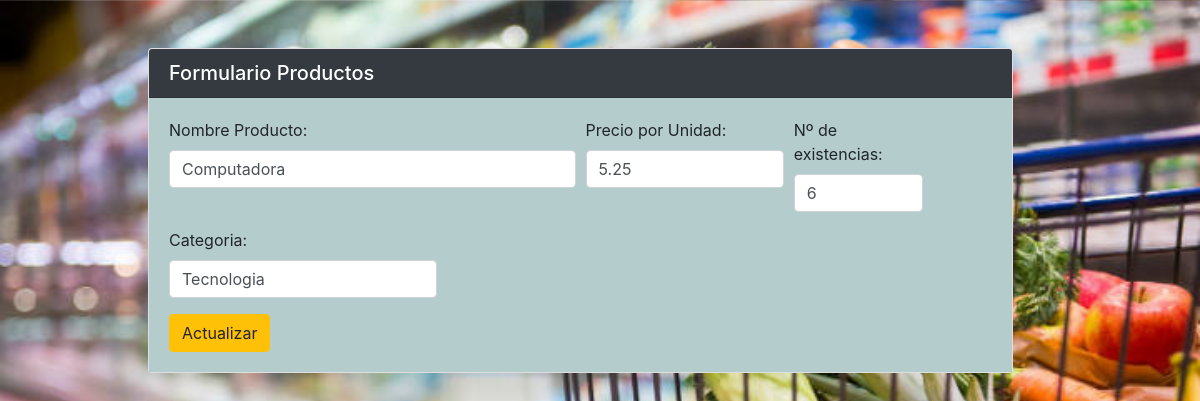
The app's page /productobd/actualizarproducto.php?id=5&accion=editar with its own data.
### tables this page shows
CREATE TABLE `producto` (
  `idproducto` int(11) NOT NULL,
  `nombre` varchar(100) NOT NULL,
  `precio` double NOT NULL,
  `nroexistencias` int(11) NOT NULL,
  `categoria` varchar(100) NOT NULL
);

### productobd/actualizarproducto.php (the view, shortened to what this page needs)
<?php
include("../conexion.php");
    $nombre="";
    $precio="";
    $numeroexistencias="";
    $categoria="";
     if (isset($_GET["id"])) {
        $id=$_GET["id"];
        $query="SELECT * FROM producto WHERE idproducto=$id";
        $result = mysqli_query($conexion,$query);
        if (mysqli_num_rows($result) == 1) {
            $row = mysqli_fetch_array($result);
            $nombre=$row["nombre"];
            $precio=$row["precio"];
            $numeroexistencias=$row["nroexistencias"];
            $categoria=$row["categoria"];
        }
     }
?>
<!doctype html>
<html>
<head>
<link rel="stylesheet" href="https://maxcdn.bootstrapcdn.com/bootstrap/4.0.0/css/bootstrap.min.css">
<link rel="stylesheet" href="https://use.fontawesome.com/releases/v5.6.3/css/all.css">
</head>
<body style="background-image: url('../img/producto.jpg');width: 100%;
  height:100%;
  background-size: cover;">
		<main class="container p-5">
       <div class="row">
        <div class="col-md-10" style="margin-left:70px;">
          <div class="card">
      <h5 class="card-header bg bg-dark" style="color: white;">Formulario Productos</h5>
      <div class="card-body" style="background-color:#B4CDCC">
   <form action="actualizarproducto.php?id=<?php echo $_GET["id"]; ?>" method="POST">
      <div class="form-row">
          <div class="form-group col-md-6">
          <label for="nombre">Nombre Producto:</label>
          <input type="text" class="form-control" name="nombre" value="<?php echo $nombre; ?>"   required>
          </div>
        <div class="form-group col-md-3">
          <label for="precio">Precio por Unidad:</label>
          <input type="text" class="form-control" name="precio" value="<?php echo $precio; ?>"  placeholder="Precio Unidad *" required>
        </div>
           <div class="form-group col-md-2">
          <label for="nroexistencias">Nº de existencias:</label>
          <input type="text" class="form-control" name="nroexistencias" value="<?php echo $numeroexistencias; ?>"  placeholder="Nºexistencias" maxlength="5" required>
          </div>
         <div class="form-group col-md-4">
          <label for="categoria">Categoria:</label>
          <input type="text" class="form-control" name="categoria" value="<?php echo $categoria; ?>"  placeholder="Categoria" >
          </div>
      </div>
      <button type="submit"name="update" value="Actualizar" class="btn btn-warning">Actualizar</button>
    </div>
      </div>
    </div>
    </div>
    </main>
</body>
</html>

### records on screen
producto: nombre "Computadora", precio "5.25", nroexistencias "6", categoria "Tecnologia"
